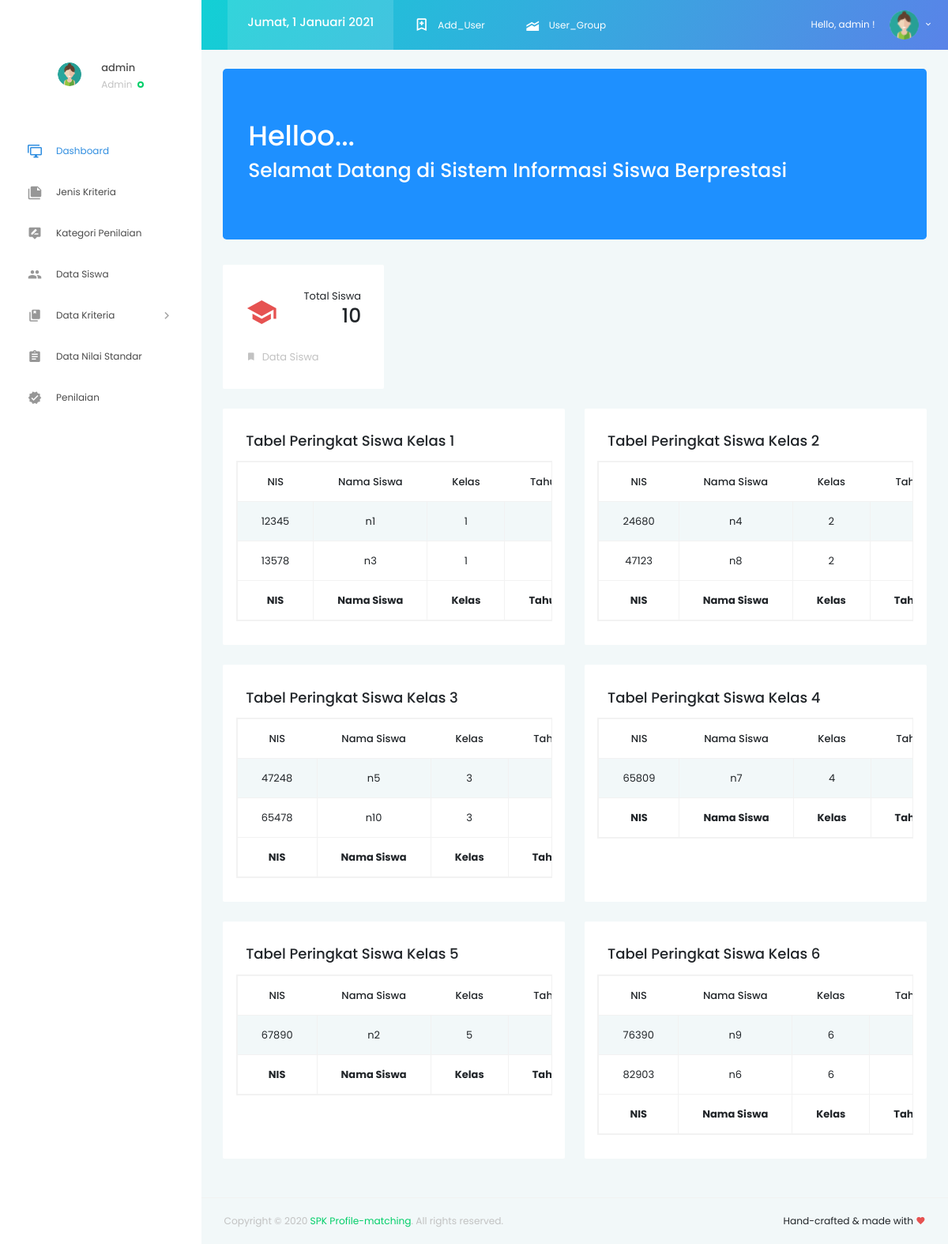
/dashboard/index.php (signed in), run on the app's committed database.
### tables this page shows
CREATE TABLE `data_siswa` (
  `nis` int(12) NOT NULL,
  `nama_siswa` char(50) NOT NULL,
  `kelas` varchar(5) NOT NULL,
  `tahun_angkatan` int(4) NOT NULL,
  `alamat` varchar(50) NOT NULL,
  `nilai_pengetahuan_siswa` int(12) NOT NULL,
  `nilai_keterampilan_siswa` int(12) NOT NULL,
  `nilai_karakter_siswa` int(12) NOT NULL,
  `nilai_eskul_siswa` int(12) NOT NULL
);

### dashboard/index.php (the view, shortened to what this page needs)
<!DOCTYPE html>
<html lang="en">
<head>
  <link rel="stylesheet" href="../vendors/iconfonts/mdi/css/materialdesignicons.min.css">
  <link rel="stylesheet" href="../vendors/css/vendor.bundle.base.css">
  <link rel="stylesheet" href="../vendors/css/vendor.bundle.addons.css">
  <link rel="stylesheet" href="../public/css/style.css">
</head>
<body>
  <div class="container-scroller">
    <?php require "../partials/_navbar.php"; ?>
    <div class="container-fluid page-body-wrapper">
      <?php require "../partials/_sidebar.php"; ?>
      <div class="main-panel">
        <div class="content-wrapper">
          <div class="jumbotron" style="color: white;">
            <h1>Helloo...</h1>
            <h3>Selamat Datang di Sistem Informasi Siswa Berprestasi</h3>
          </div>
          <div class="row">
            <div class="col-xl-3 col-lg-3 col-md-3 col-sm-6 grid-margin stretch-card">
              <div class="card card-statistics">
                <div class="card-body">
                  <div class="clearfix">
                    <div class="float-left">
                      <i class="mdi mdi-school text-danger icon-lg"></i>
                    </div>
                    <div class="float-right">
                      <p class="mb-0 text-right">Total Siswa</p>
                      <div class="fluid-container">
                        <?php
                        $sql = 'SELECT * FROM data_siswa';
                        $query = mysqli_query($conn, $sql);
                        ?>
                        <h3 class="font-weight-medium text-right mb-0">
                          <?php
                          echo mysqli_num_rows($query)
                          ?>
                        </h3>
                      </div>
                    </div>
                  </div>
                  <p class="text-muted mt-3 mb-0">
                    <i class="mdi mdi-bookmark mr-1" aria-hidden="true"></i> Data Siswa
                  </p>
                </div>
              </div>
            </div>
          </div>
          <div class="row">
            <div class="col-lg-6 grid-margin stretch-card">
              <div class="card">
                <div class="card-body">
                  <h4 class="card-description">Tabel Peringkat Siswa Kelas 1</h4>
                  <div class="m-form m-form--label-align-right m--margin-top-20 m--margin-bottom-30">
                    <div class="row">
                      <?php
                      datatableSiswa(1, "tabelKelasSatu");
                      ?>
                    </div>
                  </div>
                </div>
              </div>
            </div>
            <div class="col-lg-6 grid-margin stretch-card">
              <div class="card">
                <div class="card-body">
                  <h4 class="card-description">Tabel Peringkat Siswa Kelas 2</h4>
                  <div class="m-form m-form--label-align-right m--margin-top-20 m--margin-bottom-30">
                    <div class="row">
                      <?php
                      datatableSiswa(2, "tabelKelasDua");
                      ?>
                    </div>
                  </div>
                </div>
              </div>
            </div>
            <div class="col-lg-6 grid-margin stretch-card">
              <div class="card">
                <div class="card-body">
                  <h4 class="card-description">Tabel Peringkat Siswa Kelas 3</h4>
                  <div class="m-form m-form--label-align-right m--margin-top-20 m--margin-bottom-30">
                    <div class="row">
                      <?php
                      datatableSiswa(3, "tabelKelasTiga");
                      ?>
                    </div>
                  </div>
                </div>
              </div>
            </div>
            <div class="col-lg-6 grid-margin stretch-card">
              <div class="card">
                <div class="card-body">
                  <h4 class="card-description">Tabel Peringkat Siswa Kelas 4</h4>
                  <div class="m-form m-form--label-align-right m--margin-top-20 m--margin-bottom-30">
                    <div class="row">
                      <?php
                      datatableSiswa(4, "tabelKelasEmpat");
                      ?>
                    </div>
                  </div>
                </div>
              </div>
            </div>
            <div class="col-lg-6 grid-margin stretch-card">
              <div class="card">
                <div class="card-body">
                  <h4 class="card-description">Tabel Peringkat Siswa Kelas 5</h4>
                  <div class="m-form m-form--label-align-right m--margin-top-20 m--margin-bottom-30">
                    <div class="row">
                      <?php
                      datatableSiswa(5, "tabelKelasLima");
                      ?>
                    </div>
                  </div>
                </div>
              </div>
            </div>
            <div class="col-lg-6 grid-margin stretch-card">
              <div class="card">
                <div class="card-body">
                  <h4 class="card-description">Tabel Peringkat Siswa Kelas 6</h4>
                  <div class="m-form m-form--label-align-right m--margin-top-20 m--margin-bottom-30">
                    <div class="row">
                      <?php
                      datatableSiswa(6, "tabelKelasEnam");
                      ?>
                    </div>
                  </div>
                </div>
              </div>
            </div>
          </div>
        </div>
        <?php include "../partials/_fotter.php"; ?>
      </div>
    </div>
  </div>
</body>
</html>
<?php
function datatableSiswa($nilaiKelas, $nomorTableKelas)
{
  require "../koneksi.php";
  if ($_SESSION['level'] == "1") {
    $sql = "SELECT * FROM data_siswa, nilai_standar WHERE kelas = '$nilaiKelas'";
  } else {
    header('location:../error-404.php');
  }
  $query = mysqli_query($conn, $sql);
  echo "<table id='$nomorTableKelas' class='table table-striped table-bordered table-responsive' style='width:100%'>
  <thead>
  <tr>
    <th>NIS</th>
    <th>Nama Siswa</th>
    <th>Kelas</th>
    <th>Tahun Angkatan</th>
    <th><b>Hasil</b></th>
  </tr>
  </thead>
  <tbody>";
  while ($row = mysqli_fetch_array($query)) {
    echo "<tr>";
    echo "<td>" . $row['nis'] . "</td>";
    echo "<td>" . $row['nama_siswa'] . "</td>";
    echo "<td>" . $row['kelas'] . "</td>";
    echo "<td>" . $row['tahun_angkatan'] . "</td>";
  }
  echo '
  </tbody>
  <tfoot>
  <tr>
    <th>NIS</th>
    <th>Nama Siswa</th>
    <th>Kelas</th>
    <th>Tahun Angkatan</th>
    <th><b>Hasil</b></th>
  </tr>
  </tfoot>
  </table>';
}
?>

### dashboard/index.php (style rules this page uses)
.jumbotron { background-color: #1E90FF; }
table { width: 100%; text-align: center; }

### data on the page
data_siswa: nis "12345", nama_siswa "n1", kelas "1"
data_siswa: nis "13578", nama_siswa "n3", kelas "1"
data_siswa: nis "24680", nama_siswa "n4", kelas "2"
data_siswa: nis "47123", nama_siswa "n8", kelas "2"
data_siswa: nis "47248", nama_siswa "n5", kelas "3"
data_siswa: nis "65478", nama_siswa "n10", kelas "3"
data_siswa: nis "65809", nama_siswa "n7", kelas "4"
data_siswa: nis "67890", nama_siswa "n2", kelas "5"
data_siswa: nis "76390", nama_siswa "n9", kelas "6"
data_siswa: nis "82903", nama_siswa "n6", kelas "6"

### other printed values
$_SESSION['nama_user'] "admin"
$level[$leveluser] "Admin"
mysqli_num_rows($query) "10"
